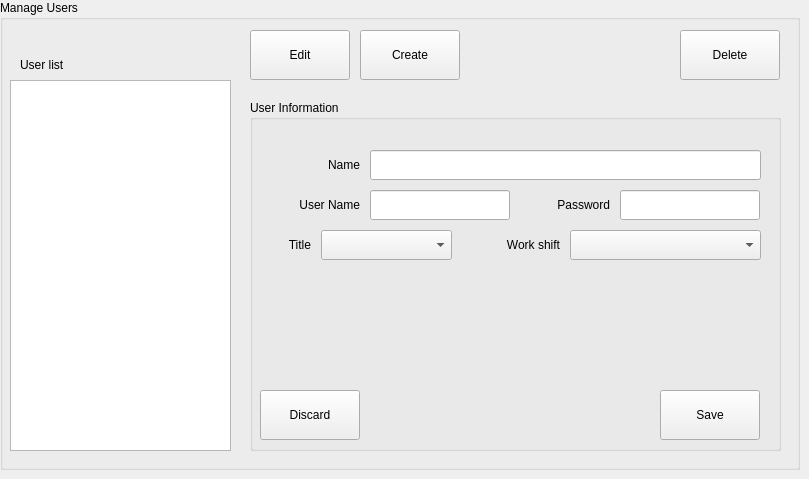
    <widget class="QWidget" name="tabUsers">
     <attribute name="title">
      <string>Users</string>
     </attribute>
     <widget class="QGroupBox" name="grpManageUsers">
      <property name="geometry">
       <rect>
        <x>0</x>
        <y>0</y>
        <width>800</width>
        <height>470</height>
       </rect>
      </property>
      <property name="title">
       <string>Manage Users</string>
      </property>
      <widget class="QListWidget" name="lstUserList">
       <property name="geometry">
        <rect>
         <x>10</x>
         <y>80</y>
         <width>221</width>
         <height>371</height>
        </rect>
       </property>
      </widget>
      <widget class="QLabel" name="lblUserList">
       <property name="geometry">
        <rect>
         <x>20</x>
         <y>50</y>
         <width>100</width>
         <height>30</height>
        </rect>
       </property>
       <property name="text">
        <string>User list</string>
       </property>
      </widget>
      <widget class="QPushButton" name="cmdEdit">
       <property name="geometry">
        <rect>
         <x>250</x>
         <y>30</y>
         <width>100</width>
         <height>50</height>
        </rect>
       </property>
       <property name="text">
        <string>Edit</string>
       </property>
      </widget>
      <widget class="QPushButton" name="cmdDelete">
       <property name="geometry">
        <rect>
         <x>680</x>
         <y>30</y>
         <width>100</width>
         <height>50</height>
        </rect>
       </property>
       <property name="text">
        <string>Delete</string>
       </property>
      </widget>
      <widget class="QPushButton" name="cmdCreate">
       <property name="geometry">
        <rect>
         <x>360</x>
         <y>30</y>
         <width>100</width>
         <height>50</height>
        </rect>
       </property>
       <property name="text">
        <string>Create</string>
       </property>
      </widget>
      <widget class="QGroupBox" name="grpUserInformation">
       <property name="geometry">
        <rect>
         <x>250</x>
         <y>100</y>
         <width>531</width>
         <height>351</height>
        </rect>
       </property>
       <property name="title">
        <string>User Information</string>
       </property>
       <widget class="QLineEdit" name="txtInfoName">
        <property name="geometry">
         <rect>
          <x>120</x>
          <y>50</y>
          <width>391</width>
          <height>30</height>
         </rect>
        </property>
        <property name="text">
         <string/>
        </property>
       </widget>
       <widget class="QLabel" name="lblInfoName">
        <property name="geometry">
         <rect>
          <x>39</x>
          <y>50</y>
          <width>71</width>
          <height>30</height>
         </rect>
        </property>
        <property name="text">
         <string>Name</string>
        </property>
        <property name="alignment">
         <set>Qt::AlignRight|Qt::AlignTrailing|Qt::AlignVCenter</set>
        </property>
       </widget>
       <widget class="QLineEdit" name="txtInfoUserName">
        <property name="geometry">
         <rect>
          <x>120</x>
          <y>90</y>
          <width>140</width>
          <height>30</height>
         </rect>
        </property>
        <property name="text">
         <string/>
        </property>
       </widget>
       <widget class="QLabel" name="lblInfoUserName">
        <property name="geometry">
         <rect>
          <x>10</x>
          <y>90</y>
          <width>100</width>
          <height>30</height>
         </rect>
        </property>
        <property name="text">
         <string>User Name</string>
        </property>
        <property name="alignment">
         <set>Qt::AlignRight|Qt::AlignTrailing|Qt::AlignVCenter</set>
        </property>
       </widget>
       <widget class="QLabel" name="lblInfoTitle">
        <property name="geometry">
         <rect>
          <x>10</x>
          <y>130</y>
          <width>51</width>
          <height>30</height>
         </rect>
        </property>
        <property name="text">
         <string>Title</string>
        </property>
        <property name="alignment">
         <set>Qt::AlignRight|Qt::AlignTrailing|Qt::AlignVCenter</set>
        </property>
       </widget>
       <widget class="QComboBox" name="cmbTitles">
        <property name="geometry">
         <rect>
          <x>71</x>
          <y>130</y>
          <width>131</width>
          <height>30</height>
         </rect>
        </property>
        <property name="currentIndex">
         <number>-1</number>
        </property>
        <item>
         <property name="text">
          <string>Operator</string>
         </property>
        </item>
        <item>
         <property name="text">
          <string>Technician</string>
         </property>
        </item>
        <item>
         <property name="text">
          <string>Manager</string>
         </property>
        </item>
        <item>
         <property name="text">
          <string>Developer</string>
         </property>
        </item>
       </widget>
       <widget class="QLabel" name="lblInfoPassword">
        <property name="geometry">
         <rect>
          <x>260</x>
          <y>90</y>
          <width>100</width>
          <height>30</height>
         </rect>
        </property>
        <property name="text">
         <string>Password</string>
        </property>
        <property name="alignment">
         <set>Qt::AlignRight|Qt::AlignTrailing|Qt::AlignVCenter</set>
        </property>
       </widget>
       <widget class="QLineEdit" name="txtInfoPassword">
        <property name="geometry">
         <rect>
          <x>370</x>
          <y>90</y>
          <width>140</width>
          <height>30</height>
         </rect>
        </property>
        <property name="text">
         <string/>
        </property>
        <property name="echoMode">
         <enum>QLineEdit::Password</enum>
        </property>
       </widget>
       <widget class="QLabel" name="txtDescriptionTitle">
        <property name="geometry">
         <rect>
          <x>30</x>
          <y>170</y>
          <width>480</width>
          <height>111</height>
         </rect>
        </property>
        <property name="text">
         <string/>
        </property>
       </widget>
       <widget class="QLabel" name="lblInfoWorkshift">
        <property name="geometry">
         <rect>
          <x>210</x>
          <y>130</y>
          <width>100</width>
          <height>30</height>
         </rect>
        </property>
        <property name="text">
         <string>Work shift</string>
        </property>
        <property name="alignment">
         <set>Qt::AlignRight|Qt::AlignTrailing|Qt::AlignVCenter</set>
        </property>
       </widget>
       <widget class="QComboBox" name="cmbWorkShift">
        <property name="geometry">
         <rect>
          <x>320</x>
          <y>130</y>
          <width>191</width>
          <height>30</height>
         </rect>
        </property>
        <property name="currentIndex">
         <number>-1</number>
        </property>
        <item>
         <property name="text">
          <string>Shift 1 - Morning</string>
         </property>
        </item>
        <item>
         <property name="text">
          <string>Shift 2 - Afternoon</string>
         </property>
        </item>
        <item>
         <property name="text">
          <string>Shift 3 - Night</string>
         </property>
        </item>
        <item>
         <property name="text">
          <string>Shift 4 - Mixed</string>
         </property>
        </item>
        <item>
         <property name="text">
          <string>Shift 5 - Extended</string>
         </property>
        </item>
       </widget>
       <widget class="QPushButton" name="cmdSave">
        <property name="geometry">
         <rect>
          <x>410</x>
          <y>290</y>
          <width>100</width>
          <height>50</height>
         </rect>
        </property>
        <property name="text">
         <string>Save</string>
        </property>
       </widget>
       <widget class="QPushButton" name="cmdDiscard">
        <property name="geometry">
         <rect>
          <x>10</x>
          <y>290</y>
          <width>100</width>
          <height>50</height>
         </rect>
        </property>
        <property name="text">
         <string>Discard</string>
        </property>
       </widget>
      </widget>
     </widget>
    </widget>
